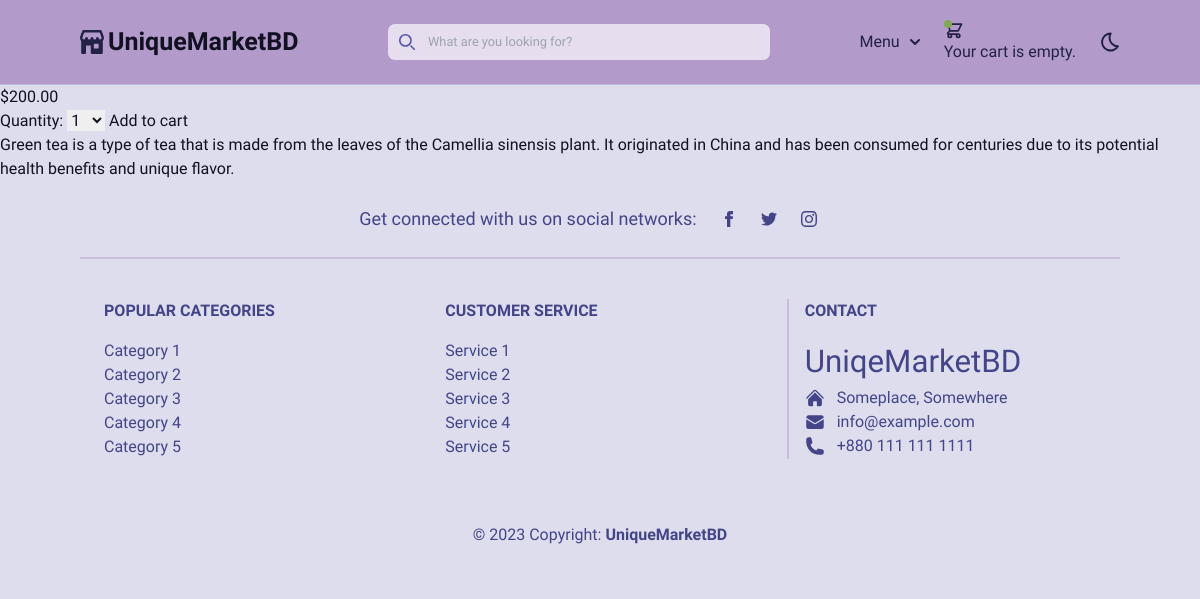
The app's page /product_details/1/ with its own data.
### shop/models.py (models this page shows, shortened)
class Product(models.Model):
    category = models.ForeignKey(Category,related_name='products', on_delete=models.CASCADE)
    name = models.CharField(max_length=200)
    slug = models.SlugField(max_length=200,unique=True)
    product_image = models.ImageField(upload_to='product_image', blank=True)
    description = models.TextField(blank=True)
    summary = models.CharField(max_length=300)
    price = models.DecimalField(max_digits=10, decimal_places=2)
    available = models.BooleanField(default=True)
    created = models.DateTimeField(auto_now_add=True)
    updated = models.DateTimeField(auto_now=True)
    featured = models.BooleanField(default=False)
    class Meta:
        ordering = ['name']
        indexes = [
            models.Index(fields=['id', 'slug']),
            models.Index(fields=['name']),
            models.Index(fields=['-created']),
        ]

### shop/views.py (the view)
# urls.py: path("product_details/<pk>/", views.product_details, name="product_details"),
def product_details(request, pk):
    product = get_object_or_404(Product, pk=pk)
    related_products = product.category.products.exclude(id=product.id)[:5]
    cart_product_form = CartAddProductForm()
    return render(request, 'shop/product_details.html', {
        'product': product,
        'related_products': related_products,
        'cart_product_form': cart_product_form
    })

### cart/forms.py
class CartAddProductForm(forms.Form):
    quantity = forms.TypedChoiceField(choices=PRODUCT_QUANTITY_CHOICES, coerce=int)
    override = forms.BooleanField(required=False,widget=forms.HiddenInput)

### cart/cart.py (called while the page is built)
    def __len__(self):
        return sum(item['quantity'] for item in self.cart.values())

### cart/context_processors.py (called while the page is built)
def cart(request):
 return {'cart': Cart(request)}

### shop/templates/shop/product_details.html (shortened to what this page needs)
{% extends "shop/layouts/base.html" %}
{% block content %}
<p class="price">${{ product.price }}</p>
<form action="{% url 'cart_add' product.id %}" method="post">
  {{ cart_product_form }} {% csrf_token %}
  <input type="submit" value="Add to cart" />
</form>
{{ product.description|linebreaks }} {% endblock %}

### shop/templates/shop/layouts/base.html (shortened to what this page needs)
<!DOCTYPE html>
<html lang="en">
  <head>
    {% load static %}
    <link rel="stylesheet" href="{% static 'css/output.css' %}" />
  </head>
  <body class="max-w-full bg-background-100 text-text-900">
    {% include 'shop/partials/header.html' %}
    {% block content %}
    {% endblock %}
    {% include 'shop/partials/footer.html' %}
  </body>
</html>

### shop/templates/shop/partials/header.html (shortened to what this page needs)
<nav
  class="sticky top-0 z-20 flex flex-wrap items-center justify-between w-full px-20 py-5 border-b bg-primary-300 border-background-200"
>
  <div class="flex gap-4">
    <a href="/" class="flex items-center focus:outline-primary-400">
      <span class="self-center text-2xl font-semibold whitespace-nowrap"
        >UniqueMarketBD</span
      >
    </a>
  </div>
  <div class="relative hidden md:block w-96">
    <div
      class="absolute inset-y-0 left-0 flex items-center pl-3 pointer-events-none"
    >
    </div>
    <input
      type="text"
      id="search-navbar"
      class="block w-full p-2 pl-10 text-sm border rounded-lg text-text-900 border-primary-300 bg-primary-100 focus:outline-primary-400"
      placeholder="What are you looking for?"
    />
  </div>
  <div
    class="items-center justify-between hidden w-full gap-6 md:flex md:w-auto"
    id="navbar-sticky"
  >
    <ul
      class="flex flex-col p-4 mt-4 font-medium md:p-0 md:flex-row md:space-x-8 md:mt-0"
    >
      <li class="relative group">
        <button
          id="dropdownNavbarLink"
          class="flex items-center justify-center w-full py-2 pl-3 pr-4 transition-colors duration-300 transform rounded text-text-800 md:border-0 hover:text-text-500 md:p-0 md:w-auto focus:outline-primary-400"
        >
          Menu<svg
            class="w-2.5 h-2.5 ml-2.5"
            aria-hidden="true"
            xmlns="http://www.w3.org/2000/svg"
            fill="none"
            viewBox="0 0 10 6"
          >
            <path
              stroke="currentColor"
              stroke-linecap="round"
              stroke-linejoin="round"
              stroke-width="2"
              d="m1 1 4 4 4-4"
            />
          </svg>
        </button>
      </li>
    </ul>
    <a
      class="relative transition-colors duration-300 transform text-text-800 hover:text-text-500 focus:outline-primary-400"
      href="{% url 'cart_details' %}"
    >
      <span class="absolute top-0 left-0 p-1 rounded-full bg-accent-500">
      </span>
      <div class="cart">
        {% with total_items=cart|length %} {% if total_items > 0 %} Your cart:
        <a href="#">
          {{ total_items }} item{{ total_items|pluralize }}, ${{
          cart.get_total_price }}
        </a>
        {% else %} Your cart is empty. {% endif %} {% endwith %}
      </div>
    </a>
    <btn
      class="relative transition-colors duration-300 transform cursor-pointer text-text-800 hover:text-text-500 focus:outline-primary-400"
      onclick="toggleTheme()"
    >
      <svg
        class="w-5 h-5"
        aria-hidden="true"
        xmlns="http://www.w3.org/2000/svg"
        fill="none"
        viewBox="0 0 18 20"
      >
        <path
          stroke="currentColor"
          stroke-linecap="round"
          stroke-linejoin="round"
          stroke-width="2"
          d="M8.509 5.75c0-1.493.394-2.96 1.144-4.25h-.081a8.5 8.5 0 1 0 7.356 12.746A8.5 8.5 0 0 1 8.509 5.75Z"
        />
      </svg>
    </btn>
  </div>
</nav>

### shop/templates/shop/partials/footer.html (shortened to what this page needs)
<footer class="px-20 text-center bg-background-100 text-text-600 lg:text-left">
    <div
        class="flex items-center justify-center p-6 border-b-2 border-primary-200">
        <div class="hidden mr-6 text-lg lg:block">
            <span>Get connected with us on social networks:</span>
        </div>
        <div class="flex justify-center">
            <a
                href="#!"
                class="mr-6 text-text-600">
                <svg
                    xmlns="http://www.w3.org/2000/svg"
                    class="w-4 h-4"
                    fill="currentColor"
                    viewBox="0 0 24 24">
                    <path
                        d="M9 8h-3v4h3v12h5v-12h3.642l.358-4h-4v-1.667c0-.955.192-1.333 1.115-1.333h2.885v-5h-3.808c-3.596 0-5.192 1.583-5.192 4.615v3.385z" />
                </svg>
            </a>
            <a
                href="#!"
                class="mr-6 text-text-600">
            </a>
            <a
                href="#!"
                class="mr-6 text-text-600">
            </a>
        </div>
    </div>
    <div class="py-10 mx-6 text-center md:text-left">
        <div class="grid gap-8 grid-1 md:grid-cols-2 lg:grid-cols-3">
            <div class="">
                <h6
                    class="flex justify-center mb-4 font-semibold uppercase md:justify-start">
                    Popular Categories
                </h6>
                {% for i in '12345' %}
                <a
                    href="#!"
                    class="block text-text-600"
                    >Category {{i}}</a
                >
                {% endfor %}
            </div>
            <div class="">
                <h6
                    class="flex justify-center mb-4 font-semibold uppercase md:justify-start">
                    Customer Service
                </h6>
                {% for i in '12345' %}
                <a
                    href="#!"
                    class="block text-text-600"
                    >Service {{i}}</a
                >
                {% endfor %}
            </div>
            <div class="pl-4 border-l-2 border-primary-200">
                <h6
                    class="flex justify-center mb-4 font-semibold uppercase md:justify-start">
                    Contact
                </h6>
                <h6
                    class="flex items-center justify-center text-3xl md:justify-start">
                    UniqeMarketBD
                </h6>
                <p class="flex items-center justify-center md:justify-start">
                    Someplace, Somewhere
                </p>
                <p class="flex items-center justify-center md:justify-start">
                    <svg
                        xmlns="http://www.w3.org/2000/svg"
                        viewBox="0 0 24 24"
                        fill="currentColor"
                        class="w-5 h-5 mr-3">
                        <path
                            d="M1.5 8.67v8.58a3 3 0 003 3h15a3 3 0 003-3V8.67l-8.928 5.493a3 3 0 01-3.144 0L1.5 8.67z" />
                        <path
                            d="M22.5 6.908V6.75a3 3 0 00-3-3h-15a3 3 0 00-3 3v.158l9.714 5.978a1.5 1.5 0 001.572 0L22.5 6.908z" />
                    </svg>
                    info@example.com
                </p>
                <p class="flex items-center justify-center md:justify-start">
                    +880 111 111 1111
                </p>
            </div>
        </div>
    </div>
    <div class="p-6 text-center bg-background-100">
        <span>© 2023 Copyright:</span>
        <a
            class="font-semibold text-text-600"
            href="https://tw-elements.com/"
            >UniqueMarketBD</a
        >
    </div>
</footer>

### records on screen
Product: price "200.00", description "Green tea is a type of tea that is made from the leaves of the Camellia sinensis plant. It originated in China and has been consumed for centuries due to its potential health benefits and unique flavor."

### other values on screen
{{ i }} "1" "2" "3" "4" "5"
